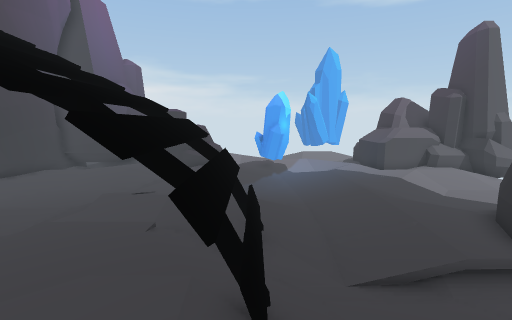
View 1 (above)

18 first-person views from a walk through a scene from a Unity 3-D project. The camera is 1.5 m above the floor, tilts 8° down and sees 85° across. The floor is counted in squares, 0.5 m on a side. Each view is taken from the middle of a square. On the plan, view 1 faces up. The plan holds only what a view shows up to about 20 squares ahead; the rest is blank. The place goes on beyond the plan. Some animated figures are not drawn.

View 2
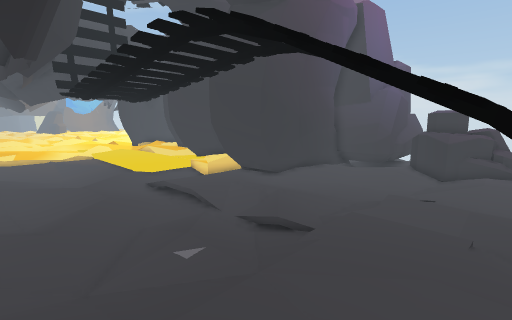

View 3
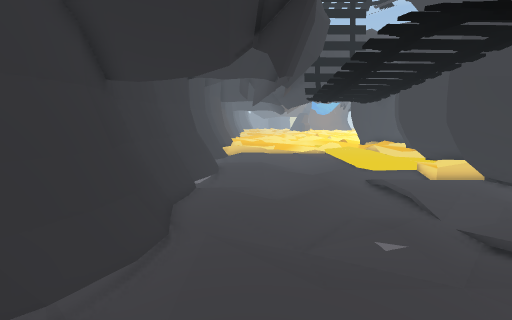

View 4
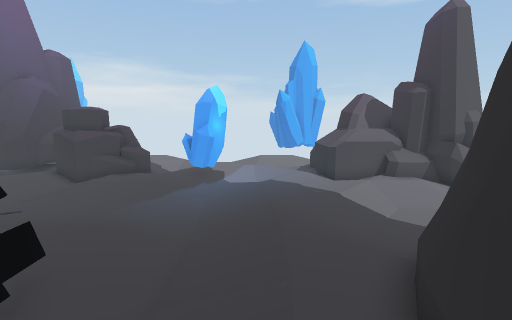

View 5
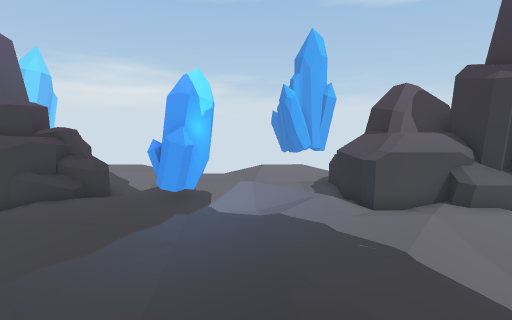

View 6
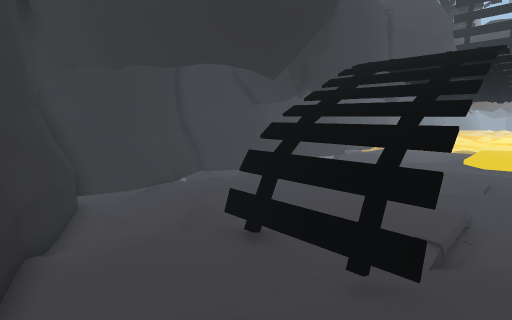

View 7
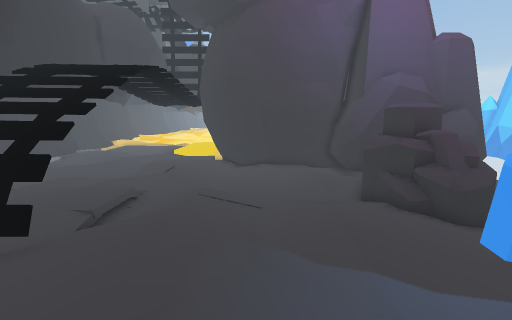

View 8
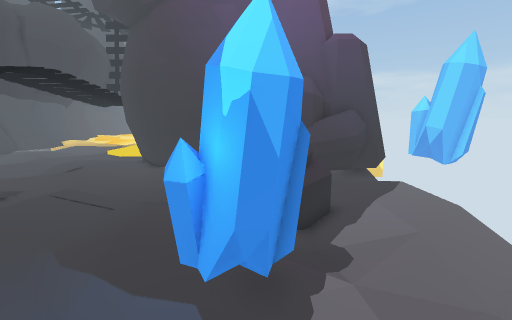

View 9
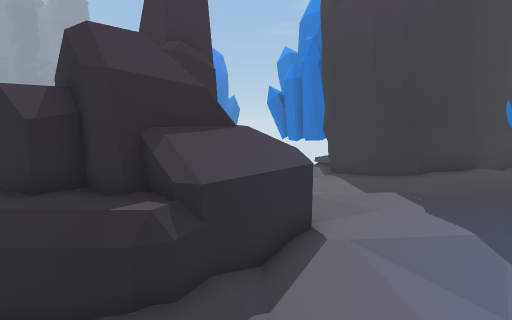

View 10
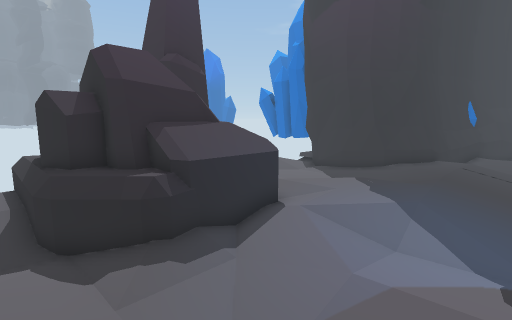

View 11
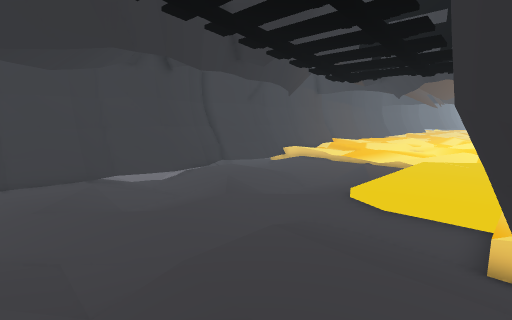

View 12
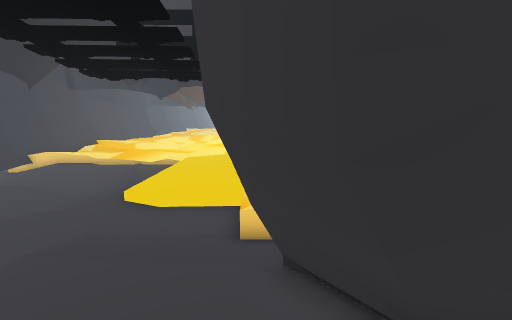

View 13
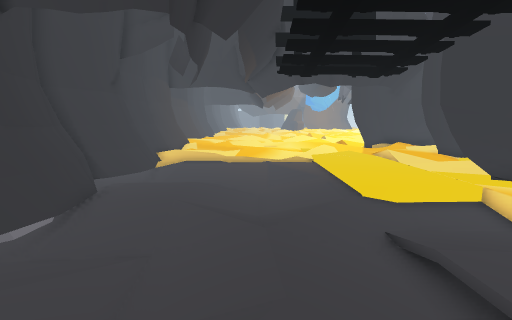

View 14
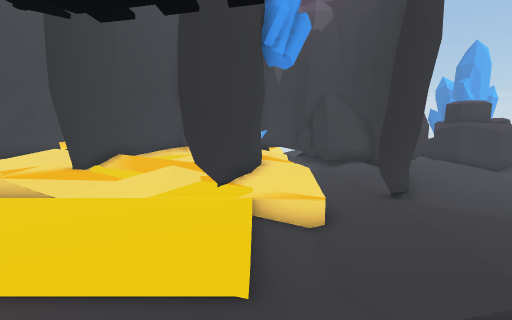

View 15
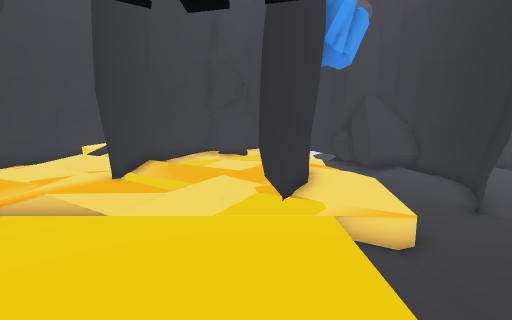

View 16
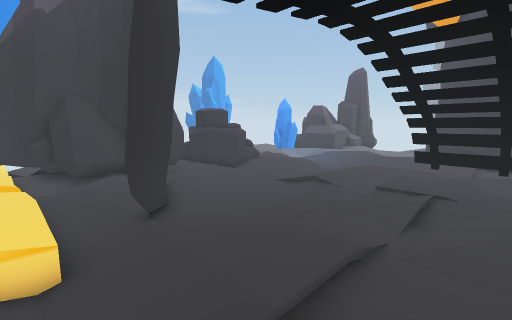

View 17
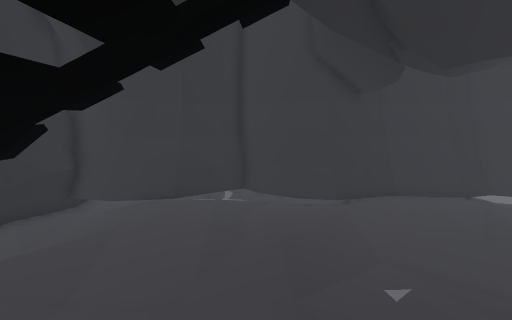

View 18
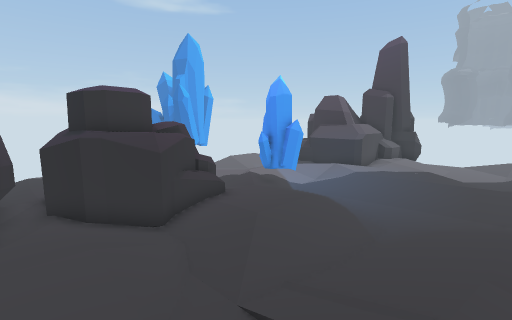

### Floor plan
Key: @ floor where view 1 was taken; # wall or solid block; . main floor; : floor 0.25 m higher than the main floor; - floor 0.25 m lower than the main floor; / step, stairs or slope; = window, fence, low wall or low ledge; ≈ liquid the walk keeps out of; ^ raised ledge; R rock; C crystal; T thing the floor can be seen under or through; O other object.
Columns run from 32 left of view 1 to 15 right of it. Each row starts with its distance up from view 1.
 27                       R
 26                       R .....       .....
 25                       RR........----.....--....
 24                       RRR........--------RRRRRRR
 23                      RRRR........--  ---RRRR
 22              ^≈≈     RRRR...R........---R RRR
 21         R#######RR   RRRRR RRR--......--O RRRR
 20  ≈#    ##########RRRRRRRRR RRRR..CC....-O RRR R
 19 ≈^#     ##      #RRRRRRRRRRR  ..CCC--...O   RRR
 18 =##     #       ##R#RRRR.RRRRO..CCC--/..RRRRRRR
 17 ^#   # #        ...##............C-........//RRR
 16 #    # #        ...##............--..........RRR
 15        #     #  ...##.....-......--..........--
 14       #    ###  ...##.------....---.......-----
 13       #      #  ...#.--------------......------
 12       #     ####..##------/.....---.....-------
 11       #    #####.##-------/......--....-------.
 10    ≈ ##    ########.....--........-.......###-.
  9    ≈:::::::#:/--##......--........-.....######
  8    ::::::::::/--.........----TT==.-....###   ##
  7    ≈:::::::::/--.............TTT=.-....##     #
  6    ≈≈::::::::/.-.............TTT=--...=#
  5    ≈≈≈.........----------....TTT=-----##
  4   ≈≈≈≈.............---.......TTT=....-#
  3  ≈≈≈≈≈....---.......--.......-TT=....##
  2    ≈≈≈...-----.......--......---/....##
  1      #...--...........---...........##
  0      #...-......----...--.......@---##
 -1      #...- .....---..............--##
 -2      ≈...- .....-................--##
 -3      #..-- ...##--..............##-##
 -4   ####===#..#=##====###===#..#==##=#
 -5   ########=################=########
 -6      #   ####    #####    #####

Where each view was taken, in squares from view 1:
view 1: 0 up, 0 right, facing up
view 2: 1 down, 2 left, facing up-left
view 3: 1 down, 1 left, facing left
view 4: 3 up, 4 right, facing up
view 5: 8 up, 4 right, facing up
view 6: 9 up, 5 right, facing down-left
view 7: 13 up, 6 right, facing left
view 8: 19 up, 6 right, facing left
view 9: 24 up, 4 right, facing down-right
view 10: 25 up, 2 right, facing down-right
view 11: 10 up, 10 left, facing down-left
view 12: 10 up, 10 left, facing left
view 13: 2 up, 10 left, facing left
view 14: 2 up, 19 left, facing up
view 15: 3 up, 21 left, facing up
view 16: 3 up, 18 left, facing up-right
view 17: 7 up, 5 left, facing down
view 18: 10 up, 9 left, facing up-right
